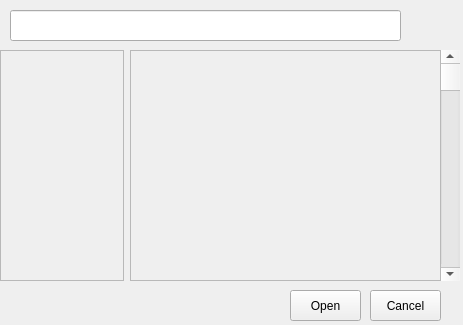
<?xml version="1.0" encoding="UTF-8"?>
<ui version="4.0">
 <class>Form</class>
 <widget class="QWidget" name="Form">
  <property name="geometry">
   <rect>
    <x>0</x>
    <y>0</y>
    <width>463</width>
    <height>325</height>
   </rect>
  </property>
  <property name="windowTitle">
   <string>Form</string>
  </property>
  <widget class="QPushButton" name="Open">
   <property name="geometry">
    <rect>
     <x>290</x>
     <y>290</y>
     <width>71</width>
     <height>31</height>
    </rect>
   </property>
   <property name="text">
    <string>Open</string>
   </property>
  </widget>
  <widget class="QPushButton" name="pushButton_2">
   <property name="geometry">
    <rect>
     <x>370</x>
     <y>290</y>
     <width>71</width>
     <height>31</height>
    </rect>
   </property>
   <property name="text">
    <string>Cancel</string>
   </property>
  </widget>
  <widget class="QScrollBar" name="verticalScrollBar">
   <property name="geometry">
    <rect>
     <x>440</x>
     <y>50</y>
     <width>20</width>
     <height>231</height>
    </rect>
   </property>
   <property name="orientation">
    <enum>Qt::Vertical</enum>
   </property>
  </widget>
  <widget class="QLineEdit" name="lineEdit">
   <property name="geometry">
    <rect>
     <x>10</x>
     <y>10</y>
     <width>391</width>
     <height>31</height>
    </rect>
   </property>
  </widget>
  <widget class="QWidget" name="layoutWidget">
   <property name="geometry">
    <rect>
     <x>0</x>
     <y>50</y>
     <width>441</width>
     <height>231</height>
    </rect>
   </property>
   <layout class="QHBoxLayout" name="horizontalLayout">
    <item>
     <widget class="QFrame" name="frame">
      <property name="sizePolicy">
       <sizepolicy hsizetype="Expanding" vsizetype="Expanding">
        <horstretch>2</horstretch>
        <verstretch>0</verstretch>
       </sizepolicy>
      </property>
      <property name="frameShape">
       <enum>QFrame::StyledPanel</enum>
      </property>
      <property name="frameShadow">
       <enum>QFrame::Raised</enum>
      </property>
     </widget>
    </item>
    <item>
     <widget class="QFrame" name="frame_2">
      <property name="sizePolicy">
       <sizepolicy hsizetype="Expanding" vsizetype="Expanding">
        <horstretch>5</horstretch>
        <verstretch>0</verstretch>
       </sizepolicy>
      </property>
      <property name="frameShape">
       <enum>QFrame::StyledPanel</enum>
      </property>
      <property name="frameShadow">
       <enum>QFrame::Raised</enum>
      </property>
     </widget>
    </item>
   </layout>
  </widget>
 </widget>
 <resources/>
 <connections/>
</ui>
